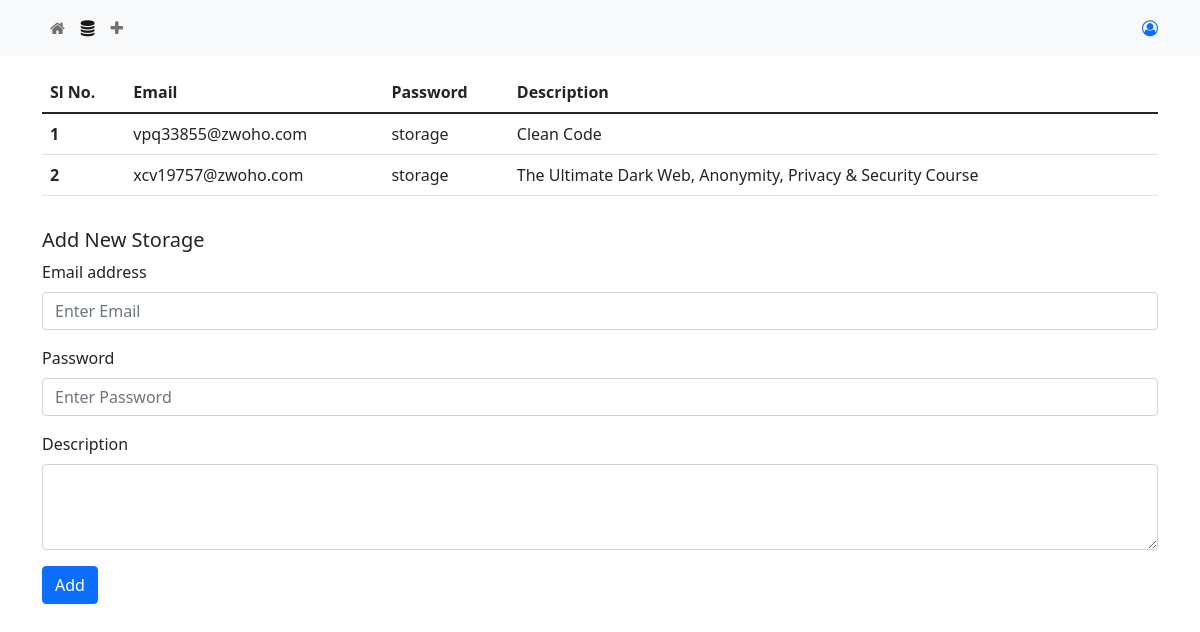
The page /course/storage on the database its author committed.
### myapp/models.py (models this page shows, shortened)
class Storage(models.Model):
    email = models.EmailField()
    password = models.CharField(max_length=10)
    description = models.TextField(null=True, blank=True)

### myapp/views.py (the view)
# urls.py: path('storage', views.storage_list, name='storage-list-page'),
def storage_list(request):
    context = {
        'storages': Storage.objects.all()
    }
    return render(request, 'myapp/storage_list.html', context=context)

### myapp/templates/myapp/storage_list.html (shortened to what this page needs)
{% extends 'myapp/base.html' %}
{% block storage_active %} active {% endblock storage_active %}
{% block page_content %}
    <table class="table">
        <thead>
            <tr>
                <th scope="col">Sl No.</th>
                <th scope="col">Email</th>
                <th scope="col">Password</th>
                <th scope="col">Description</th>
            </tr>
        </thead>
        <tbody>
            {% for storage in storages %}
                <tr>
                    <th>{{forloop.counter}}</th>
                    <td>{{storage.email}}</td>
                    <td>{{storage.password}}</td>
                    <td>{{storage.description}}</td>
                </tr>
            {% empty %}
                <p class="lead">No storage available</p>
            {% endfor %}
        </tbody>
    </table>
    <div id="add-storage" class="pt-3">
        <h1 class="lead">Add New Storage</h1>
        <form action="{% url 'storage-add-page' %}" method="POST">
            <div class="mb-3">
                <label for="email" class="form-label">Email address</label>
                <input type="email" class="form-control" id="email" name="email" placeholder="Enter Email" required>
            </div>
            <div class="mb-3">
                <label for="password" class="form-label">Password</label>
                <input type="text" class="form-control" id="password" name="password" placeholder="Enter Password" required>
            </div>
            <div class="mb-3">
                <label for="description" class="form-label">Description</label>
                <textarea class="form-control" id="description" name="description" rows="3" required></textarea>
            </div>
            <button type="submit" class="btn btn-primary">Add</button>
        </form>
    </div>
{% endblock page_content %}

### myapp/templates/myapp/base.html (shortened to what this page needs)
<!doctype html>
<html lang="en">
  <head>
    <link href="https://cdn.jsdelivr.net/npm/bootstrap@5.1.3/dist/css/bootstrap.min.css" rel="stylesheet">
    <link rel="stylesheet" href="https://cdnjs.cloudflare.com/ajax/libs/font-awesome/4.7.0/css/font-awesome.css" />
  </head>
  <body>
    <nav class="navbar navbar-expand navbar-light bg-light">
        <div class="container">
            <div class="collapse navbar-collapse" id="main-nav">
            <ul class="navbar-nav me-auto mb-2 mb-lg-0">
                <li class="nav-item">
                  <a class="nav-link {% block home_active %}{% endblock home_active %}" href="{% url 'course-list-page' %}"><i class="fa fa-home" aria-hidden="true"></i></a>
                </li>
                <li class="nav-item">
                  <a class="nav-link {% block storage_active %}{% endblock storage_active %}" href="{% url 'storage-list-page' %}"><i class="fa fa-database" aria-hidden="true"></i></a>
                </li>
                <li class="nav-item">
                  <a class="nav-link {% block course_add_active %}{% endblock course_add_active %}" href="{% url 'course-add-page' %}"><i class="fa fa-plus" aria-hidden="true"></i></a>
                </li>
            </ul>
            <div class="d-flex">
                <a href="{% url 'admin:index' %}"><i class="fa fa-user-circle-o" aria-hidden="true"></i></a>
            </div>
            </div>
        </div>
    </nav>
    <div class="container my-3">
      {% block page_content %}{% endblock page_content %}
    </div>
  </body>
</html>

### myapp/templates/myapp/base.html (style rules this page uses)
a { text-decoration: none; }

### rows shown on the page
Storage: email "vpq33855@zwoho.com", password "storage", description "Clean Code"
Storage: email "xcv19757@zwoho.com", password "storage", description "The Ultimate Dark Web, Anonymity, Privacy & Security Course"
